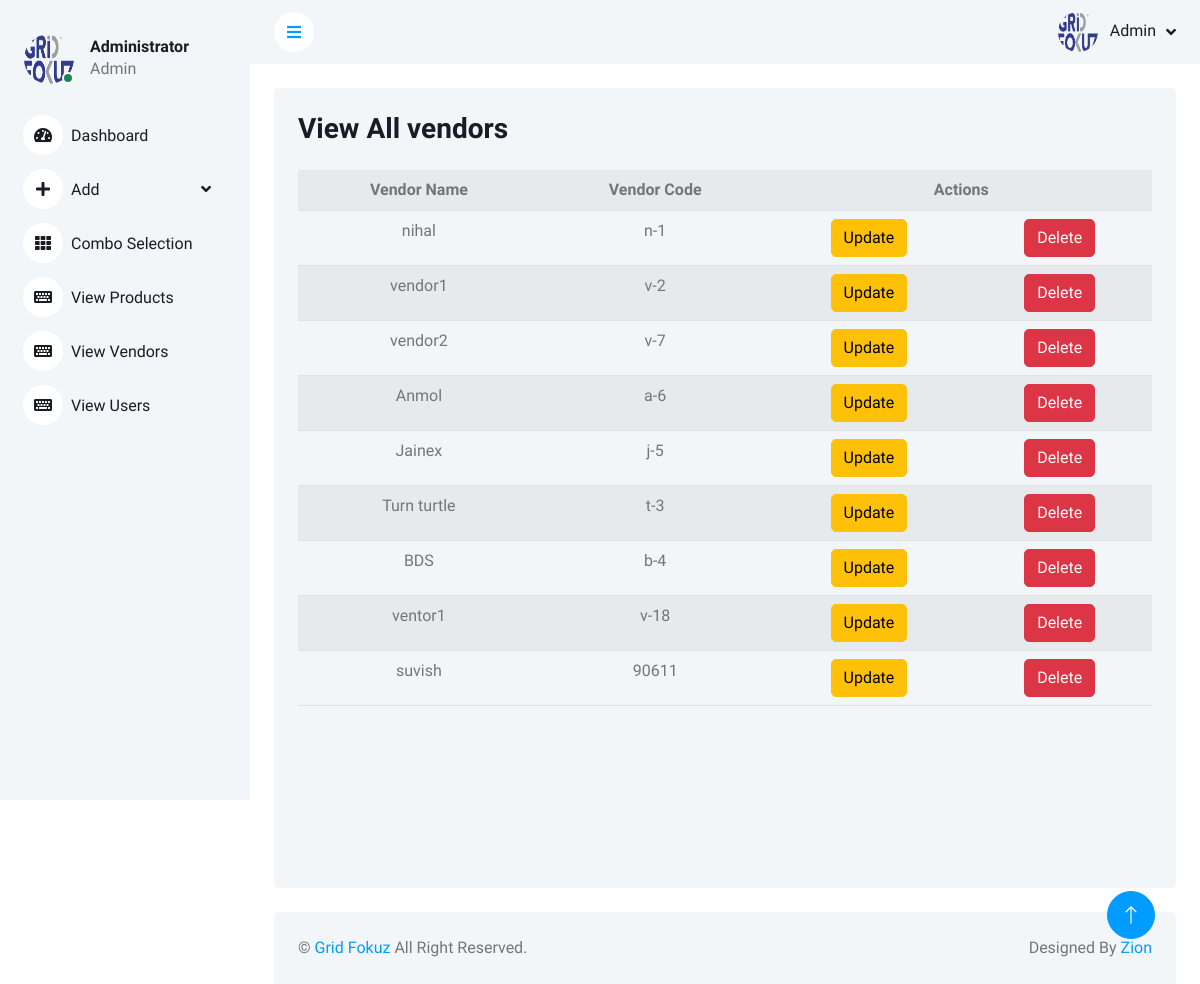
The page /AdminViewAllVendors on the database as committed earlier.
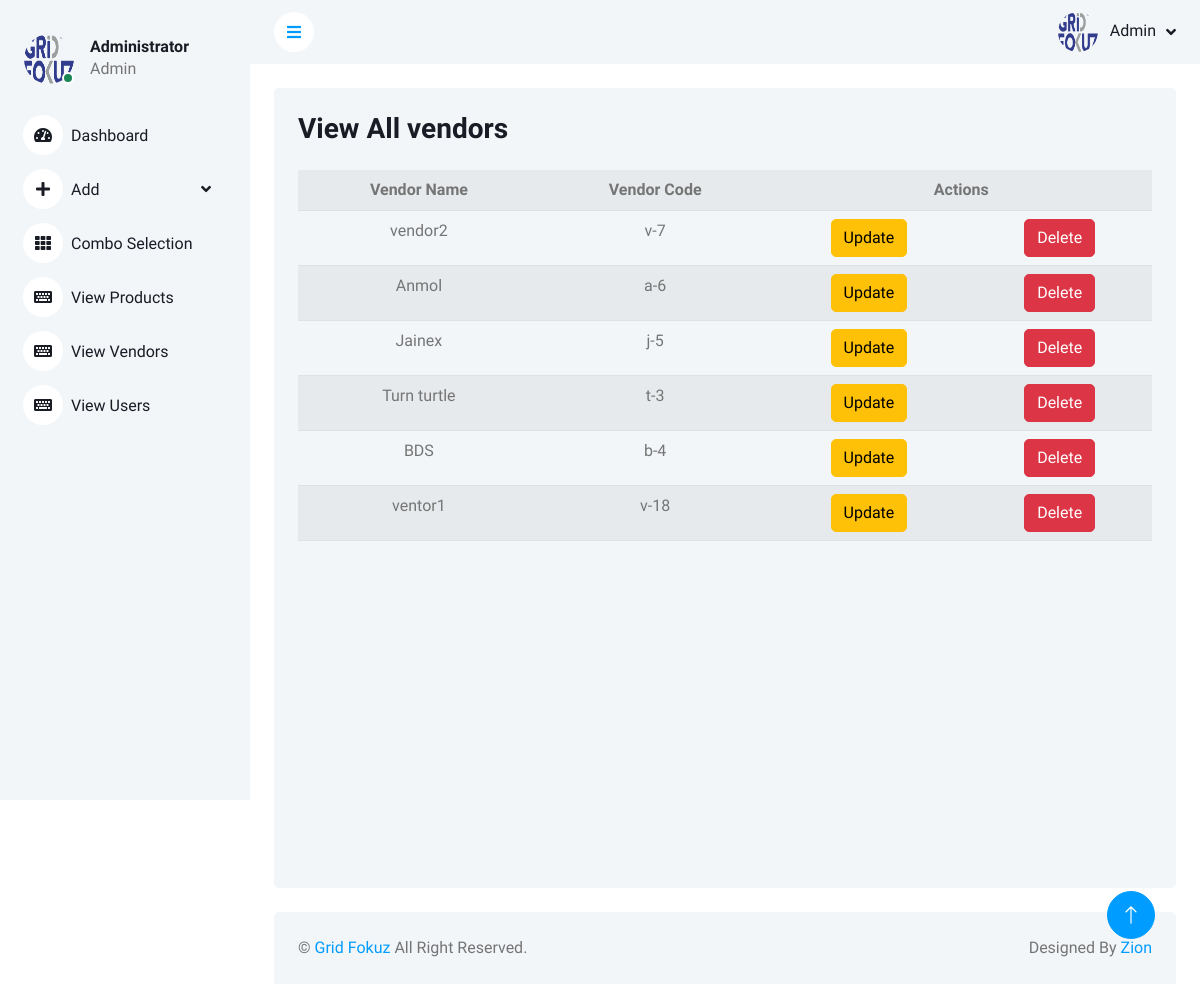
The same page on the database as committed later.
### gridfokuzapp/models.py (models this page shows, shortened)
class AddVendors(models.Model):
    vendorname = models.CharField(max_length=30)
    ventorcode = models.CharField(max_length=30, null=True)

### gridfokuzapp/views.py (the view)
# urls.py: path("AdminViewAllVendors", views.AdminViewAllVendors, name="AdminViewAllVendors"),
def AdminViewAllVendors(request):
    vendors = AddVendors.objects.all()
    return render(request, "GridAdmin/AdminViewAllVendors.html", {"vendors":vendors})

### templates/GridAdmin/AdminViewAllVendors.html (shortened to what the changed rows need)
<!DOCTYPE html>
{% load static %}
<html lang="en">
<head>
    <link href="https://cdnjs.cloudflare.com/ajax/libs/font-awesome/5.10.0/css/all.min.css" rel="stylesheet">
    <link href="https://cdn.jsdelivr.net/npm/bootstrap-icons@1.4.1/font/bootstrap-icons.css" rel="stylesheet">
    <link href="{% static 'lib/owlcarousel/assets/owl.carousel.min.css' %}" rel="stylesheet">
    <link href="{% static 'lib/tempusdominus/css/tempusdominus-bootstrap-4.min.css' %}" rel="stylesheet" />
    <link href="{% static 'css/bootstrap.min.css' %}" rel="stylesheet">
    <link href="{% static 'css/style.css' %}" rel="stylesheet">
</head>
<body>
    <div class="container-xxl position-relative bg-white d-flex p-0">
        <div class="content">
            <div class="container-fluid pt-4 px-4">
                <div class="row vh-100 bg-light rounded align-items-center justify-content-center mx-0">
                    <div class="bg-light rounded h-100 p-4 vendorinfo">
                        <div class="col-12">
                            <div class="row">
                                <div class="container">
                                    <table class="table table-striped">
                                        <tr>
                                            <th>Vendor Name</th>
                                            <th>Vendor Code</th>
                                            <th colspan="2">Actions</th>
                                        </tr>
                                        {% for i in vendors %}
                                            <tr>
                                                <td>{{i.vendorname}}</td>
                                                <td>{{i.ventorcode}}</td>
                                                <td><a href="{% url 'updatevendor' i.id %}" class="btn btn-warning">Update</a></td>
                                                <td><a href="{% url 'deletevendor' i.id %}" class="btn btn-danger">Delete</a></td>
                                            </tr>
                                        {% endfor %}
                                    </table>
                                </div>
                            </div>
                        </div>
                    </div>
                </div>
            </div>
        </div>
    </div>
</body>
</html>

Rows that differ between the two databases and show on the page:
removed AddVendors: vendorname "nihal", ventorcode "n-1"
removed AddVendors: vendorname "vendor1", ventorcode "v-2"
removed AddVendors: vendorname "suvish", ventorcode "90611"
